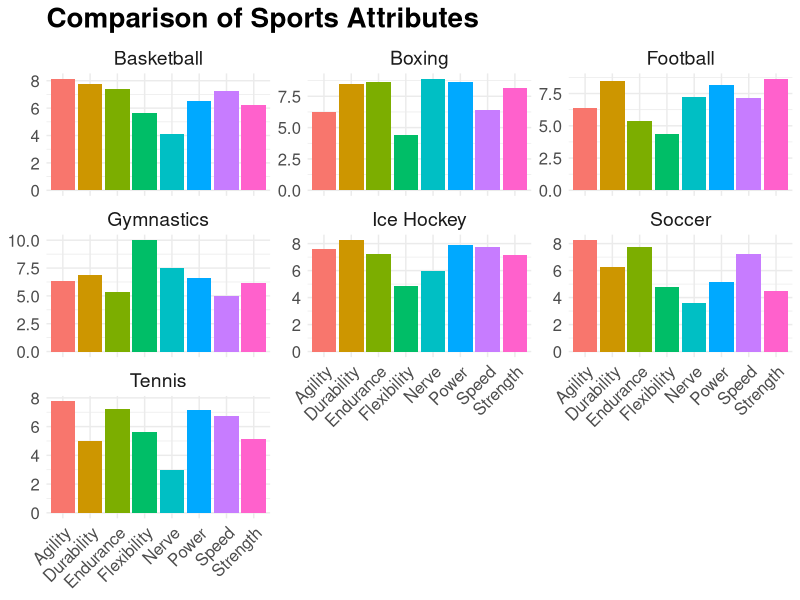

The R source for this figure:
## ---- chunk 1
#| message: false
#| label: setup
library(tidyverse)


x <- read_csv("toughestsport.csv")
## ---- chunk 2
selected_sports <- c("Boxing", "Ice Hockey", "Football", "Basketball", "Soccer", "Tennis", "Gymnastics", "Swimming")
x_filtered <- x %>% filter(SPORT %in% selected_sports)

# Gather the data into long format
x_long <- x_filtered %>%
  pivot_longer(cols = Endurance:Durability, names_to = "Attribute", values_to = "Value")

# Create the faceted bar plot
ggplot(x_long, aes(x = Attribute, y = Value, fill = Attribute)) +
  geom_bar(stat = "identity") +
  facet_wrap(~ SPORT, scales = "free_y") +
  theme_minimal() +
  labs(title = "Comparison of Sports Attributes") +
  theme(
    axis.title.x = element_blank(),
    axis.title.y = element_blank(),
    axis.text.x = element_text(angle = 45, hjust = 1, size = 12),
    axis.text.y = element_text(size = 12),
    plot.title = element_text(size = 20, face = "bold"),
    strip.text = element_text(size = 14),
    legend.position = "none"
  )
